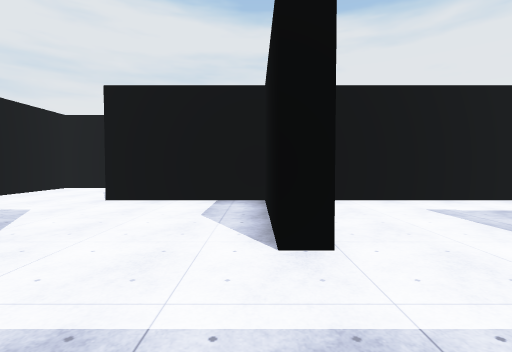
View 1 (above)

16 first-person views from a walk through a scene from a Unity 3-D project. The camera is 1.5 m above the floor, tilts 2° down and sees 85° across. The floor is counted in squares, 2 m on a side. Each view is taken from the middle of a square. On the plan, view 1 faces up. The plan holds only what a view shows up to about 10 squares ahead; the rest is blank. The place goes on beyond the plan. The player character is not drawn. Surface patterns are stand-ins for the level's own textures.

View 2
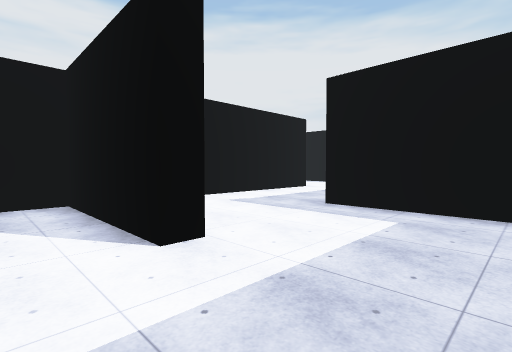

View 3
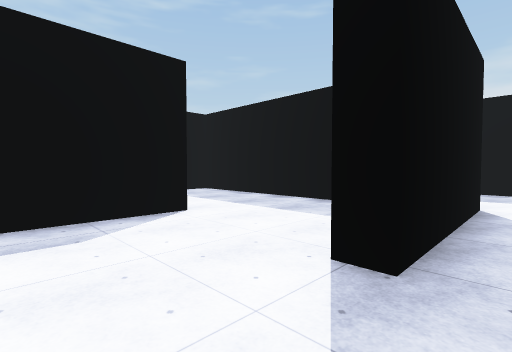

View 4
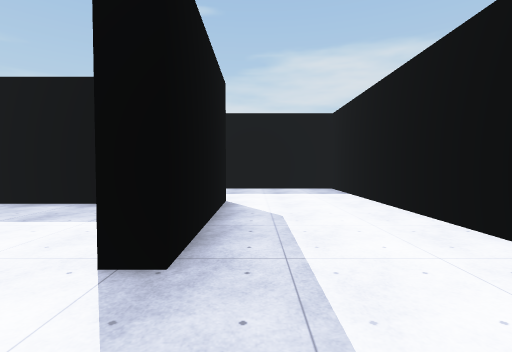

View 5
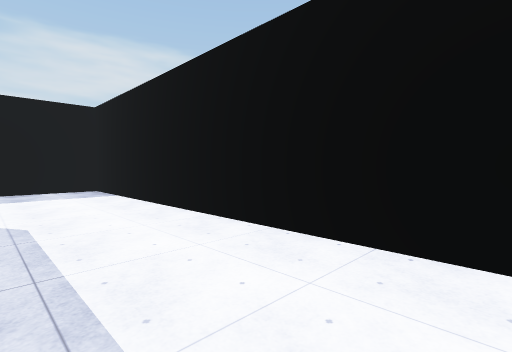

View 6
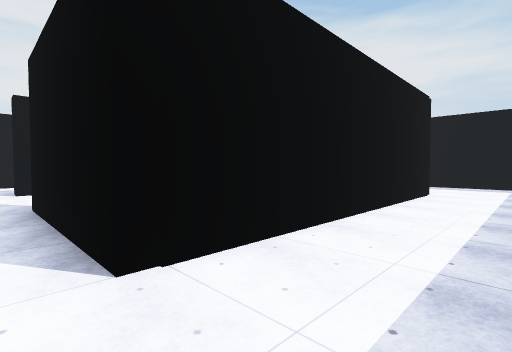

View 7
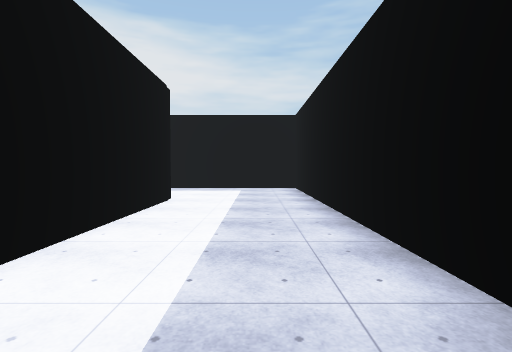

View 8
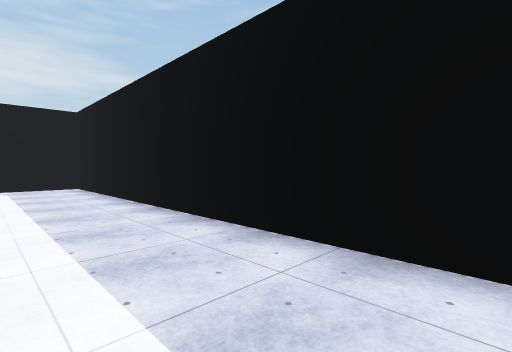

View 9
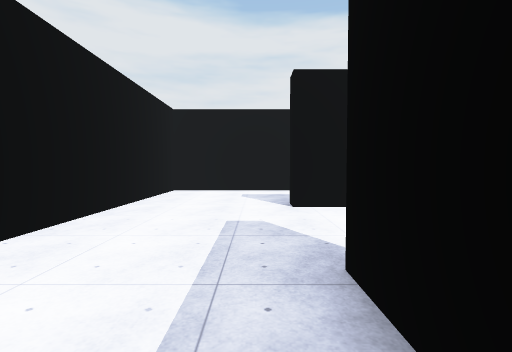

View 10
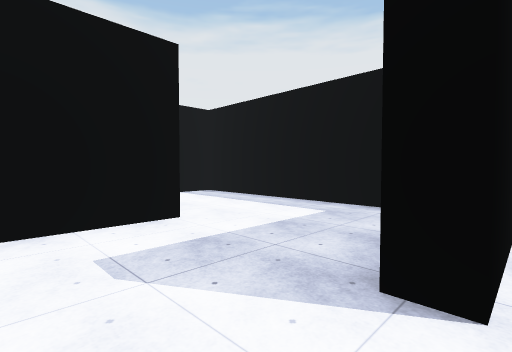

View 11
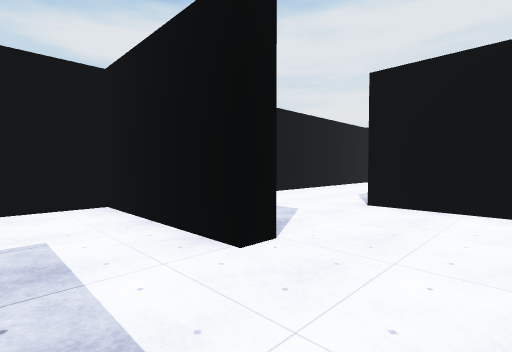

View 12
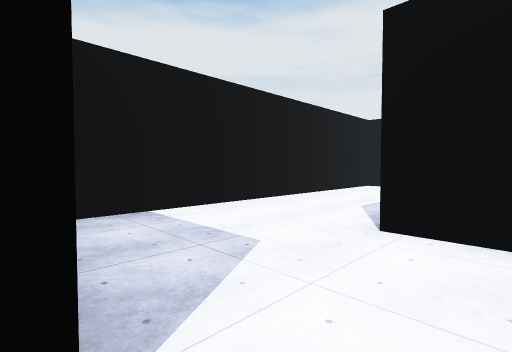

View 13
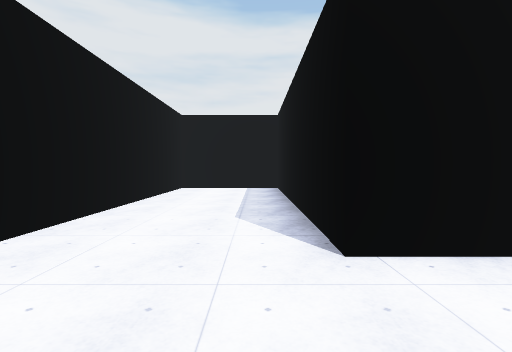

View 14
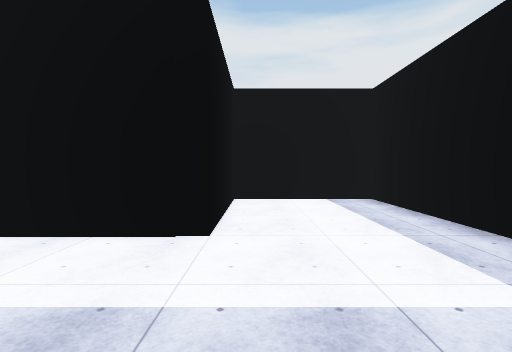

View 15
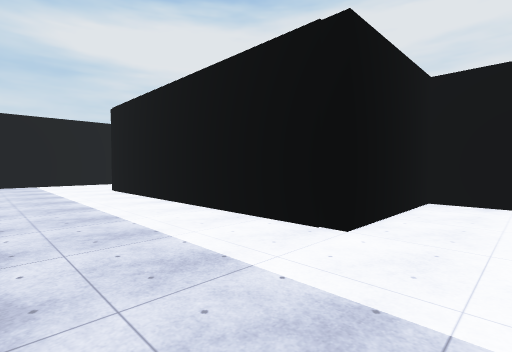

View 16
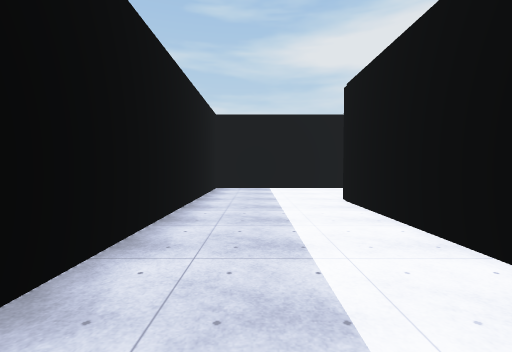

### Floor plan
Ten units are one square. View 1 is at (0, 0); x grows to the right and y downward. Boxes are objects, and circles mark ways between rooms. Rooms are numbered by the first view taken in them; rooms with no view inside come last. Other rooms are left out.
<svg viewBox="-71 -211 153 260">
<path fill="none" stroke="#000" d="M8 -24 2 -24M-9 6 40 6 40 -30M70 -61 16 -61M2 -24 2 -61 -34 -61 -34 -66M2 -79 2 -96M-29 -97 -66 -97 -66 44 77 44 77 -24 45 -24 45 11 -34 11 -34 -29M2 -96 2 -133 -34 -133 -34 -206 -66 -206 -66 -109"/>
<circle cx="-15" cy="-25" r="3" fill="#2a7"/>
<circle cx="-15" cy="-100" r="3" fill="#2a7"/>
<text x="20" y="-30">1</text>
<text x="-20" y="-20">2</text>
<text x="-40" y="-140">3</text>
</svg>
Room 1 opens to room 2. Room 2 opens to room 3.

Where each view was taken, in squares from view 1:
view 1: 0 up, 0 right, facing up
view 2: 0 up, 1 left, facing up-right
view 3: 5 up, 4 left, facing down-right
view 4: 5 up, 4 left, facing down
view 5: 5 up, 4 left, facing down-left
view 6: 3 down, 4 left, facing up-right
view 7: 3 down, 2 left, facing right
view 8: 2 down, 3 left, facing down-right
view 9: 1 up, 4 left, facing up
view 10: 6 up, 5 left, facing up-right
view 11: 8 up, 1 left, facing up-left
view 12: 10 up, 2 left, facing up-left
view 13: 11 up, 4 left, facing up
view 14: 4 down, 5 right, facing up
view 15: 4 down, 6 right, facing up-left
view 16: 3 down, 3 right, facing left
